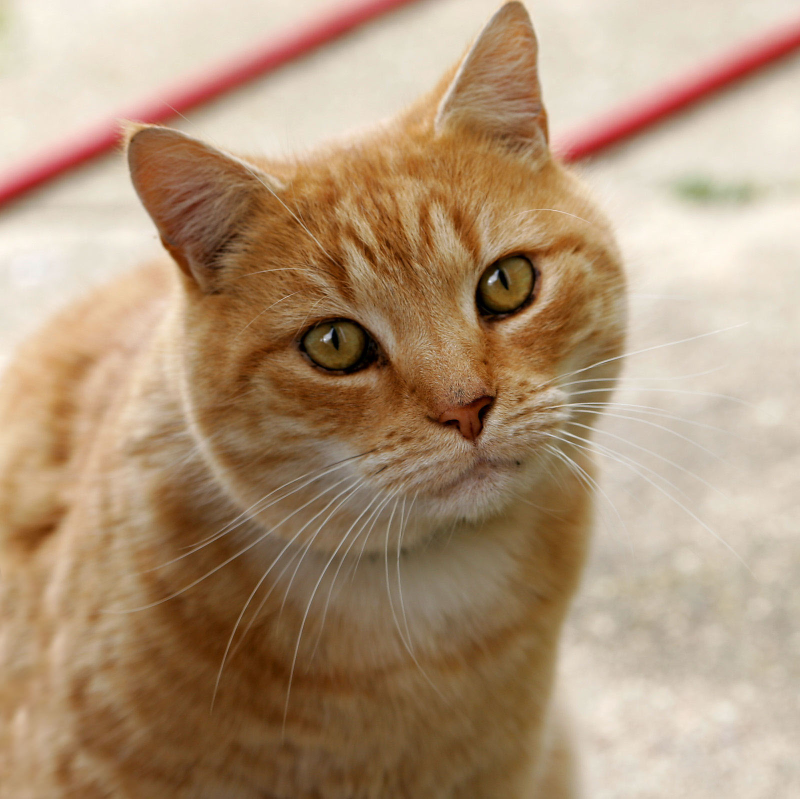
//> input picture images/Cat.jpg, 1600 x 1598 px (shown at 1/2 size)
$ ./odev7_7_dft2d   (built with g++ and OpenCV 4)
//> lines starting //> are read from the running program, lines starting //| are printed output that depends on the picture
### sinyal.hpp
// Ödev 7 - Sinyal işleme fonksiyonları (sadece başlık dosyası).
// Bu dosyayı programla AYNI klasöre koyun; ayrıca derlemenize gerek yoktur.
//
// İçindekiler:
//   Madde 1: fillSine()          : faz, genlik, frekans (ya da periyot) ile bir vektörü sinüs değerleriyle doldurur
//   Madde 2: addNoise()          : genliğe ve gürültü oranına göre vektöre rastgele gürültü ekler
//   Madde 3: gaussianFilter(), medianFilter() : tek boyutlu Gauss ve medyan filtre
//   Madde 4: dftHarmonics()      : DFT ile frekans uzayına geçip harmonik (genlik) vektörünü döndürür
//   Yardımcılar: addImpulseNoise(), idftReal(), plotSeries() (OpenCV ile grafik çizimi)

#pragma once

#include <opencv2/core.hpp>
#include <opencv2/imgproc.hpp>

#include <algorithm>
#include <cmath>
#include <complex>
#include <iomanip>
#include <random>
#include <sstream>
#include <stdexcept>
#include <string>
#include <vector>

namespace sinyal {

const double PI = 3.14159265358979323846;

inline bool isPowerOfTwo(size_t n) { return n > 0 && (n & (n - 1)) == 0; }

// ---------------------------------------------------------------------------------------------
// Madde 1: sinüs üretici
// v[n] = genlik * sin(2*pi*frekans*n/ornekleme + faz)
//   v           : doldurulacak vektör, boyutu 2'nin kuvveti olmalıdır
//   amplitude   : genlik
//   phaseRad    : faz (radyan)
//   frequencyHz : frekans (Hz)
//   sampleRateHz: örnekleme frekansı (Hz); vektörün her elemanı 1/sampleRateHz saniye aralıklı bir örnektir
// ---------------------------------------------------------------------------------------------
// [4 lines left out: function fillSine, not called in this run]

// Aynı işlev, periyot (örnek sayısı cinsinden) ile: periyot = 1 / frekans (frekans "örnek başına döngü")
inline void fillSineByPeriod(std::vector<double>& v, double amplitude, double phaseRad, double periodInSamples) {
    fillSine(v, amplitude, phaseRad, 1.0 / periodInSamples, 1.0);
}

// ---------------------------------------------------------------------------------------------
// Madde 2: gürültü ekleme
// Vektörün genliği (en büyük mutlak değer) A ise, her elemana  oran * A * u  eklenir;
// u, [-1, 1] aralığında düzgün dağılımlı rastgele bir sayıdır. Yani en büyük gürültü oran * A kadardır.
// ---------------------------------------------------------------------------------------------
// [129 lines left out: functions addNoise, addImpulseNoise, reflectIndex, gaussianFilter, medianFilter, dftComplex and 2 more, not called in this run]

// ---------------------------------------------------------------------------------------------
// Grafik çizimi (OpenCV ile; yazılar ASCII)
// ---------------------------------------------------------------------------------------------
struct Series {
    std::string name;
    std::vector<double> x;  // boşsa 0, 1, 2, ... indeksleri kullanılır
    std::vector<double> y;
    cv::Scalar color;
    bool line = true;
    bool dots = false;
    bool stems = false;  // 0 çizgisinden değere dikey çubuk
    int thickness = 1;
};

// [60 lines left out: functions fmt, plotSeries, not called in this run]

}  // namespace sinyal

### dft2d.hpp
// Ödev 7 (görev 7): 2 boyutlu DFT (sadece başlık dosyası).
// sinyal.hpp ile aynı klasörde olmalıdır.
//
// 2 boyutlu DFT, tanımı gereği AYRILABİLİR: önce her satırın tek boyutlu DFT'si alınır, sonra çıkan sonucun
// her sütununun tek boyutlu DFT'si alınır.
//   X[v][u] = sum_y sum_x f[y][x] * exp(-j*2*pi*(u*x/W + v*y/H))
//   u: yatay frekans (sütun), v: dikey frekans (satır)
// Resmin en ve boyu 2'nin kuvveti olmalıdır (vektörlerdeki koşulla aynı).

#pragma once

#include "sinyal.hpp"

#include <opencv2/core.hpp>

namespace sinyal {

struct Spectrum2D {
    int H = 0, W = 0;
    std::vector<std::complex<double>> X;  // X[v * W + u]
};

// Karmaşık 2 boyutlu DFT (doğrudan tanım, her eksen için O(N^2); sin/cos tabloları bir kere hesaplanır)
inline Spectrum2D dft2dComplex(const cv::Mat& img) {
    if (img.channels() != 1) throw std::invalid_argument("tek kanalli (gri) resim gerekli");
    const int H = img.rows, W = img.cols;
    if (!isPowerOfTwo(static_cast<size_t>(H)) || !isPowerOfTwo(static_cast<size_t>(W))) throw std::invalid_argument("resmin eni ve boyu 2'nin kuvveti olmali");

    cv::Mat f;
    img.convertTo(f, CV_64F);

    std::vector<double> cosW(W), sinW(W), cosH(H), sinH(H);
    for (int m = 0; m < W; ++m) {
        cosW[m] = std::cos(2.0 * PI * m / W);
        sinW[m] = std::sin(2.0 * PI * m / W);
    }
    for (int m = 0; m < H; ++m) {
        cosH[m] = std::cos(2.0 * PI * m / H);
        sinH[m] = std::sin(2.0 * PI * m / H);
    }

    // Adım 1: her satırın DFT'si (girdi gerçek sayı)
    std::vector<double> re1(static_cast<size_t>(H) * W), im1(static_cast<size_t>(H) * W);
    for (int y = 0; y < H; ++y) {
        const double* row = f.ptr<double>(y);
        for (int u = 0; u < W; ++u) {
            double sr = 0.0, si = 0.0;
            for (int x = 0; x < W; ++x) {
                const int idx = (u * x) % W;
                sr += row[x] * cosW[idx];
                si -= row[x] * sinW[idx];
            }
            re1[static_cast<size_t>(y) * W + u] = sr;
            im1[static_cast<size_t>(y) * W + u] = si;
        }
    }

    // Adım 2: Adım 1 sonucunun her sütununun DFT'si (girdi karmaşık sayı)
    Spectrum2D S;
    S.H = H;
    S.W = W;
    S.X.assign(static_cast<size_t>(H) * W, std::complex<double>(0.0, 0.0));
    std::vector<double> colRe(H), colIm(H);
    for (int u = 0; u < W; ++u) {
        for (int y = 0; y < H; ++y) {
            colRe[y] = re1[static_cast<size_t>(y) * W + u];
            colIm[y] = im1[static_cast<size_t>(y) * W + u];
        }
        for (int v = 0; v < H; ++v) {
            double sr = 0.0, si = 0.0;
            for (int y = 0; y < H; ++y) {
                const int idx = (v * y) % H;
                const double c = cosH[idx], s = sinH[idx];
                sr += colRe[y] * c + colIm[y] * s;  // (a + jb)(c - js) gerçel kısmı
                si += colIm[y] * c - colRe[y] * s;  // (a + jb)(c - js) sanal kısmı
            }
            S.X[static_cast<size_t>(v) * W + u] = std::complex<double>(sr, si);
        }
    }
    return S;
}

// Ters 2 boyutlu DFT (doğrulama için): f[y][x] = (1/(H*W)) * sum_v sum_u X[v][u] * exp(+j*2*pi*(u*x/W + v*y/H))
inline cv::Mat idft2dReal(const Spectrum2D& S) {
    const int H = S.H, W = S.W;
    std::vector<double> cosW(W), sinW(W), cosH(H), sinH(H);
    for (int m = 0; m < W; ++m) {
        cosW[m] = std::cos(2.0 * PI * m / W);
        sinW[m] = std::sin(2.0 * PI * m / W);
    }
    for (int m = 0; m < H; ++m) {
        cosH[m] = std::cos(2.0 * PI * m / H);
        sinH[m] = std::sin(2.0 * PI * m / H);
    }
    // sütunlar boyunca ters DFT
    std::vector<double> re2(static_cast<size_t>(H) * W), im2(static_cast<size_t>(H) * W);
    for (int u = 0; u < W; ++u) {
        for (int y = 0; y < H; ++y) {
            double sr = 0.0, si = 0.0;
            for (int v = 0; v < H; ++v) {
                const int idx = (v * y) % H;
                const std::complex<double>& z = S.X[static_cast<size_t>(v) * W + u];
                sr += z.real() * cosH[idx] - z.imag() * sinH[idx];
                si += z.real() * sinH[idx] + z.imag() * cosH[idx];
            }
            re2[static_cast<size_t>(y) * W + u] = sr;
            im2[static_cast<size_t>(y) * W + u] = si;
        }
    }
    // satırlar boyunca ters DFT (sadece gerçel kısım gerekir)
    cv::Mat out(H, W, CV_64F);
    for (int y = 0; y < H; ++y) {
        double* row = out.ptr<double>(y);
        for (int x = 0; x < W; ++x) {
            double s = 0.0;
            for (int u = 0; u < W; ++u) {
                const int idx = (u * x) % W;
                s += re2[static_cast<size_t>(y) * W + u] * cosW[idx] - im2[static_cast<size_t>(y) * W + u] * sinW[idx];
            }
            row[x] = s / (static_cast<double>(H) * W);
        }
    }
    return out;
}

// Spektrumdan harmonik matrisi: H x W, CV_64F.
//   Her hücre, o frekanstaki sinüsün GENLİĞİNİ verir (tek boyutlu dftHarmonics ile aynı anlam):
//     DC (0,0) ve kendi eşleniği olan hücreler (u ve v, 0 ya da yarım boyut): |X| / (H*W)
//     diğer hücreler: 2 * |X| / (H*W); eşlenik hücre (-u, -v) aynı değeri taşır.
//   DC hücresi resmin ortalama parlaklığıdır.
// phaseOut verilirse her hücrenin DFT fazı (radyan) da döndürülür.
inline cv::Mat harmonicsFromSpectrum(const Spectrum2D& S, cv::Mat* phaseOut = nullptr) {
    const int H = S.H, W = S.W;
    cv::Mat amp(H, W, CV_64F);
    if (phaseOut) phaseOut->create(H, W, CV_64F);
    for (int v = 0; v < H; ++v) {
        for (int u = 0; u < W; ++u) {
            const std::complex<double>& z = S.X[static_cast<size_t>(v) * W + u];
            const double mag = std::abs(z) / (static_cast<double>(H) * W);
            const bool selfConj = (u == 0 || u == W / 2) && (v == 0 || v == H / 2);
            amp.at<double>(v, u) = selfConj ? mag : 2.0 * mag;
            if (phaseOut) phaseOut->at<double>(v, u) = std::arg(z);
        }
    }
    return amp;
}

// 2 boyutlu DFT fonksiyonu: bir resmi alır, harmonik matrisini (frekans uzayı genlikleri) döndürür.
inline cv::Mat dft2dHarmonics(const cv::Mat& img, cv::Mat* phaseOut = nullptr) { return harmonicsFromSpectrum(dft2dComplex(img), phaseOut); }

// Gösterim: sıfır frekans (DC) merkeze kaydırılır, genlikler logaritmik ölçekle 0..255'e getirilir.
// DC hücresi diğerlerinden çok büyük olduğu için ölçek, DC dışındaki en büyük genliğe göre belirlenir.
inline cv::Mat spectrumToImage(const cv::Mat& amp) {
    const int H = amp.rows, W = amp.cols;
    double maxRef = 0.0;
    for (int v = 0; v < H; ++v)
        for (int u = 0; u < W; ++u)
            if (!(u == 0 && v == 0)) maxRef = std::max(maxRef, amp.at<double>(v, u));
    cv::Mat img(H, W, CV_8UC1);
    const double denom = std::log(1.0 + maxRef);
    for (int v = 0; v < H; ++v) {
        for (int u = 0; u < W; ++u) {
            const double val = denom > 0 ? std::log(1.0 + amp.at<double>(v, u)) / denom : 0.0;
            img.at<uchar>((v + H / 2) % H, (u + W / 2) % W) = cv::saturate_cast<uchar>(val * 255.0);
        }
    }
    return img;
}

struct SpecPeak {
    int fu, fv;  // merkezli frekans koordinatları (negatif olabilir)
    double amp;
};

// DC dışındaki en güçlü count tepeyi döndürür; eşlenik çiftlerden yalnızca biri listelenir
inline std::vector<SpecPeak> topPeaks(const cv::Mat& amp, int count) {
    const int H = amp.rows, W = amp.cols;
    std::vector<SpecPeak> all;
    for (int v = 0; v < H; ++v) {
        for (int u = 0; u < W; ++u) {
            if (u == 0 && v == 0) continue;
            const int fu = (u <= W / 2) ? u : u - W, fv = (v <= H / 2) ? v : v - H;
            const bool representative = (fv > 0) || (fv == 0 && fu > 0);
            const bool nyquistSelf = (u == W / 2 || u == 0) && (v == H / 2 || v == 0);  // kendi eşleniği
            if (representative || nyquistSelf) all.push_back({fu, fv, amp.at<double>(v, u)});
        }
    }
    std::sort(all.begin(), all.end(), [](const SpecPeak& a, const SpecPeak& b) { return a.amp > b.amp; });
    if (static_cast<int>(all.size()) > count) all.resize(count);
    return all;
}

}  // namespace sinyal

### odev7_7_dft2d.cpp
// Ödev 7 - Görev 7: 2 boyutlu DFT. Fonksiyon bir resmi alır ve harmonik matrisini döndürür.
//
// Test, kendi harmoniklerini bildiğimiz sentetik desenlerle ve gerçek bir resimle yapılır:
//   A) dikey çizgiler (u = 10, v = 0):     iki tepe beklenir: (+10, 0) ve eşleniği (-10, 0), genlik 100
//   B) çapraz çizgiler (u = 8, v = 16):    tepe (+8, +16) ve eşleniği, genlik 100
//   C) iki frekansın toplamı:              (10, 0) genlik 60 ve (0, 24) genlik 30
//   D) beyaz dikdörtgen (64 x 32):         keskin kenarlı bir şeklin spektrumu (sinc benzeri yapı)
//   E) gerçek resim (256 x 256'ya küçültülmüş): doğal bir resmin spektrumu
// Her test için: ters DFT ile geri dönüşüm hatası, Parseval enerji kontrolü, en güçlü harmonikler,
// DC genliği (ortalama parlaklık), düşük frekanslardaki enerji oranı ve çalışma süresi yazılır.
// Her desen için [resim | log spektrum (sıfır frekans ortada)] görüntüsü kaydedilir.
//
// Kullanım: ./dft2d [cikti_dizini] [gercek_resim_yolu=images/Cat.jpg]
// Derleme:  g++ -O2 odev7_7_dft2d.cpp -o dft2d.exe -std=c++17 $(pkg-config --cflags --libs opencv5)
// (sinyal.hpp ve dft2d.hpp bu dosyayla aynı klasörde olmalıdır)

#include "dft2d.hpp"

#include <opencv2/imgcodecs.hpp>

#include <chrono>
#include <filesystem>
#include <iomanip>
#include <iostream>
#include <string>
#include <vector>

namespace fsys = std::filesystem;

struct Component {
    int u0, v0;
    double amp;
};

static cv::Mat makePattern(int N, const std::vector<Component>& comps) {
    cv::Mat img(N, N, CV_8UC1);
    for (int y = 0; y < N; ++y)
        for (int x = 0; x < N; ++x) {
            double v = 128.0;
            for (const Component& c : comps) v += c.amp * std::cos(2.0 * sinyal::PI * (c.u0 * x + c.v0 * y) / N);
            img.at<uchar>(y, x) = cv::saturate_cast<uchar>(v);
        }
    return img;
}

static cv::Mat makeRect(int N, int w, int h) {
    cv::Mat img = cv::Mat::zeros(N, N, CV_8UC1);
    for (int y = (N - h) / 2; y < (N + h) / 2; ++y)
        for (int x = (N - w) / 2; x < (N + w) / 2; ++x) img.at<uchar>(y, x) = 255;
    return img;
}

static void analyse(const std::string& name, const std::string& file, const cv::Mat& img, const std::vector<Component>* expected, const fsys::path& outDir) {
    std::cout << "---- " << name << " (" << img.cols << "x" << img.rows << ") ----\n";
    const auto t0 = std::chrono::steady_clock::now();
    const sinyal::Spectrum2D S = sinyal::dft2dComplex(img);
    const auto t1 = std::chrono::steady_clock::now();
    const cv::Mat amp = sinyal::harmonicsFromSpectrum(S);
    std::cout << std::fixed << std::setprecision(4);
    std::cout << "  Sure (2 boyutlu DFT): " << std::setprecision(1) << std::chrono::duration<double, std::milli>(t1 - t0).count() << " ms\n" << std::setprecision(4);

    // Dogrulamalar
    const cv::Mat back = sinyal::idft2dReal(S);
    double maxErr = 0.0;
    cv::Mat f64;
    img.convertTo(f64, CV_64F);
    for (int y = 0; y < img.rows; ++y)
        for (int x = 0; x < img.cols; ++x) maxErr = std::max(maxErr, std::fabs(back.at<double>(y, x) - f64.at<double>(y, x)));
    double eSpace = 0.0, eFreq = 0.0;
    for (int y = 0; y < img.rows; ++y)
        for (int x = 0; x < img.cols; ++x) eSpace += f64.at<double>(y, x) * f64.at<double>(y, x);
    for (const auto& z : S.X) eFreq += std::norm(z);
    eFreq /= static_cast<double>(img.rows) * img.cols;
    std::cout << "  Ters DFT ile geri donusum: en buyuk fark = " << std::scientific << maxErr << std::fixed << "\n";
    std::cout << "  Parseval: sum|f|^2 = " << std::setprecision(1) << eSpace << ", sum|X|^2/(H*W) = " << eFreq << std::setprecision(4) << " (esit olmali)\n";
    std::cout << "  DC genligi = " << amp.at<double>(0, 0) << " (resmin ortalama parlakligi: " << cv::mean(img)[0] << ")\n";

    // Dusuk frekans enerji orani (|fu| <= 16 ve |fv| <= 16, DC haric)
    double eLow = 0.0, eAll = 0.0;
    for (int v = 0; v < S.H; ++v)
        for (int u = 0; u < S.W; ++u) {
            if (u == 0 && v == 0) continue;
            const double e = std::norm(S.X[static_cast<size_t>(v) * S.W + u]);
            eAll += e;
            const int fu = (u <= S.W / 2) ? u : u - S.W, fv = (v <= S.H / 2) ? v : v - S.H;
            if (std::abs(fu) <= 16 && std::abs(fv) <= 16) eLow += e;
        }
    std::cout << "  Enerjinin (DC haric) |fu|,|fv| <= 16 dusuk frekans bolgesindeki orani = " << std::setprecision(2) << 100.0 * eLow / eAll << " %\n" << std::setprecision(4);

    std::cout << "  En guclu 4 harmonik (DC haric, eslenik ciftlerden biri; genlik = sinus genligi):";
    for (const sinyal::SpecPeak& p : sinyal::topPeaks(amp, 4)) std::cout << " (fu=" << p.fu << ", fv=" << p.fv << ", " << std::setprecision(3) << p.amp << ")" << std::setprecision(4);
    std::cout << "\n";
    if (expected) {
        std::cout << "  Beklenen:";
        for (const Component& c : *expected) std::cout << " (fu=" << c.u0 << ", fv=" << c.v0 << ", " << c.amp << ")";
        std::cout << "\n";
    }

    // Gorsel: [resim | log spektrum], her biri 2 kat buyutulmus
    cv::Mat left, right, both;
    cv::resize(img, left, cv::Size(), 2.0, 2.0, cv::INTER_NEAREST);
    cv::resize(sinyal::spectrumToImage(amp), right, cv::Size(), 2.0, 2.0, cv::INTER_NEAREST);
    cv::Mat l3, r3;
    cv::cvtColor(left, l3, cv::COLOR_GRAY2BGR);
    cv::cvtColor(right, r3, cv::COLOR_GRAY2BGR);
    cv::putText(l3, "goruntu", cv::Point(8, 22), cv::FONT_HERSHEY_SIMPLEX, 0.6, cv::Scalar(0, 255, 255), 1, cv::LINE_AA);
    cv::putText(r3, "log spektrum (DC ortada)", cv::Point(8, 22), cv::FONT_HERSHEY_SIMPLEX, 0.6, cv::Scalar(0, 255, 255), 1, cv::LINE_AA);
    cv::hconcat(std::vector<cv::Mat>{l3, r3}, both);
    cv::imwrite((outDir / file).string(), both);
    std::cout << "\n";
}

int main(int argc, char** argv) {
    const fsys::path outDir = (argc >= 2) ? fsys::path(argv[1]) : fsys::path("cikti_dft2d");
    const std::string realPath = (argc >= 3) ? argv[2] : "images/Cat.jpg";
    fsys::create_directories(outDir);
    const int N = 256;

    std::cout << "2 BOYUTLU DFT (harmonik matrisi; hucre (fu, fv) = o frekanstaki sinusun genligi, fu: yatay, fv: dikey frekans)\n\n";

    const std::vector<Component> a = {{10, 0, 100.0}};
    analyse("A) dikey cizgiler", "7_a_dikey_cizgiler.png", makePattern(N, a), &a, outDir);
    const std::vector<Component> b = {{8, 16, 100.0}};
    analyse("B) capraz cizgiler", "7_b_capraz_cizgiler.png", makePattern(N, b), &b, outDir);
    const std::vector<Component> c = {{10, 0, 60.0}, {0, 24, 30.0}};
    analyse("C) iki frekansin toplami", "7_c_iki_frekans.png", makePattern(N, c), &c, outDir);
    analyse("D) beyaz dikdortgen 64x32", "7_d_dikdortgen.png", makeRect(N, 64, 32), nullptr, outDir);

    cv::Mat real = cv::imread(realPath, cv::IMREAD_GRAYSCALE);
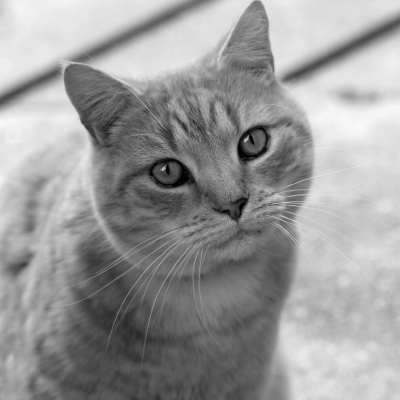
//> real: 1598 rows x 1600 cols, CV_8UC1 (shown at 1/4 size); min 0, max 250, mean 153.7
    if (real.empty()) {
        std::cout << "(gercek resim okunamadi: " << realPath << ", E testi atlandi)\n";
    } else {
        cv::Mat small;
        cv::resize(real, small, cv::Size(N, N), 0, 0, cv::INTER_AREA);
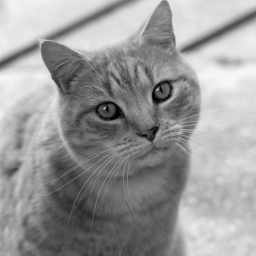
//> small: 256 rows x 256 cols, CV_8UC1; min 0, max 248, mean 153.7
        analyse("E) gercek resim (" + realPath + ", 256x256'ya kucultuldu)", "7_e_gercek_resim.png", small, nullptr, outDir);
//| ---- E) gercek resim (images/Cat.jpg, 256x256'ya kucultuldu) (256x256) ----
//> after the loop in analyse (call 5), `for (int y = 0; y < img.rows; ++y)`: maxErr = 4.58e-12
//> the loop in analyse (call 5), `for (int y = 0; y < img.rows; ++y)` made 256 passes
//> eSpace on passes 1 to 3: 12241400, 24375087, 36415340
//> after the loop in analyse (call 5), `for (int y = 0; y < img.rows; ++y)`: eSpace = 1.75e+09
//> the loop in analyse (call 5), `for (const auto& z : S.X) eFreq += std::norm(z);` made 65536 passes
//> eFreq on passes 1 to 3: 1.02e+14, 1.04e+14, 1.04e+14
//> after the loop in analyse (call 5), `for (const auto& z : S.X) eFreq += std::norm(z);`: eFreq = 1.15e+14
//> in analyse (call 5), `eFreq /= static_cast<double>(img.rows) * img.cols;`: eFreq = 1.75e+09
//|   Ters DFT ile geri donusum: en buyuk fark = 4.5759e-12
//|   Parseval: sum|f|^2 = 1754716079.0, sum|X|^2/(H*W) = 1754716079.0 (esit olmali)
//|   DC genligi = 153.7456 (resmin ortalama parlakligi: 153.7456)
//> the loop in analyse (call 5), `for (int v = 0; v < S.H; ++v)` made 256 passes
//> (eAll, eLow) on passes 1 to 3: (5.99e+12, 5.98e+12), (7.11e+12, 7.09e+12), (7.92e+12, 7.89e+12)
//> after the loop in analyse (call 5), `for (int v = 0; v < S.H; ++v)`: eAll = 1.35e+13; eLow = 1.28e+13
//|   Enerjinin (DC haric) |fu|,|fv| <= 16 dusuk frekans bolgesindeki orani = 95.13 %
//> the loop in analyse (call 5), `for (const sinyal::SpecPeak& p : sinyal::topPeaks(amp, 4)) std::cout <..` made 4 passes
//|  (fu=1, fv=0, 49.623) (fu=0, fv=1, 23.436) (fu=1, fv=1, 16.615) (fu=-1, fv=2, 14.973)
//> after the loop in spectrumToImage (call 5), `for (int v = 0; v < H; ++v)`: maxRef = 49.62
//> in spectrumToImage (call 5), `const double denom = std::log(1.0 + maxRef);`: denom = 3.92
//> after the loop in spectrumToImage (call 5), `for (int v = 0; v < H; ++v)`:
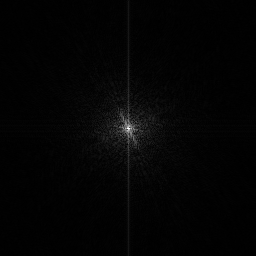
//> img: 256 rows x 256 cols, CV_8UC1; min 0, max 255, mean 3.8
//> in analyse (call 5), `cv::putText(l3, "goruntu", cv::Point(8, 22), cv::FONT_HERSHEY_SIMPLEX,..`:
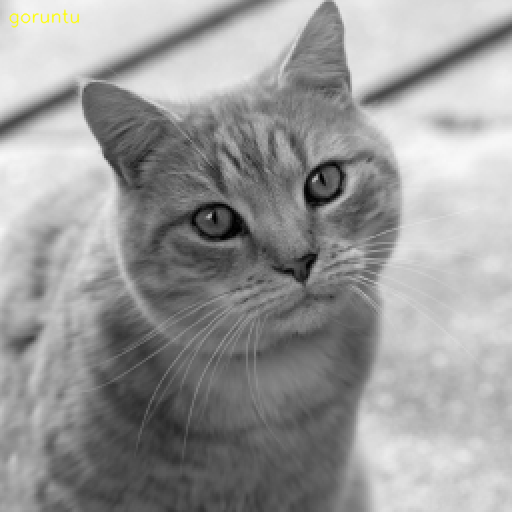
//> l3: 512 rows x 512 cols, CV_8UC3; mean B, G, R 153.6, 153.8, 153.8
//> in analyse (call 5), `cv::putText(r3, "log spektrum (DC ortada)", cv::Point(8, 22), cv::FONT..`:
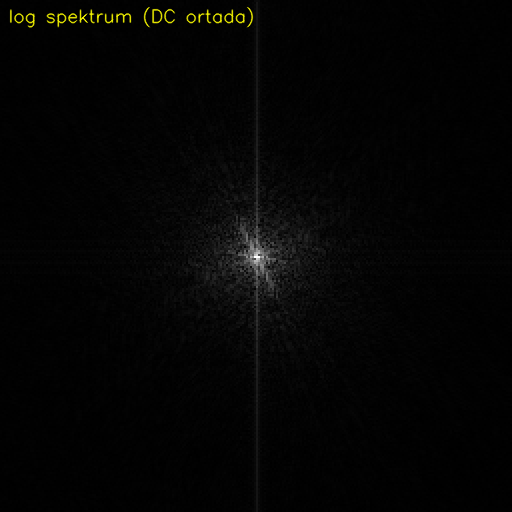
//> r3: 512 rows x 512 cols, CV_8UC3; mean B, G, R 3.8, 4.4, 4.4
//> in analyse (call 5), `cv::hconcat(std::vector<cv::Mat>{l3, r3}, both);`:
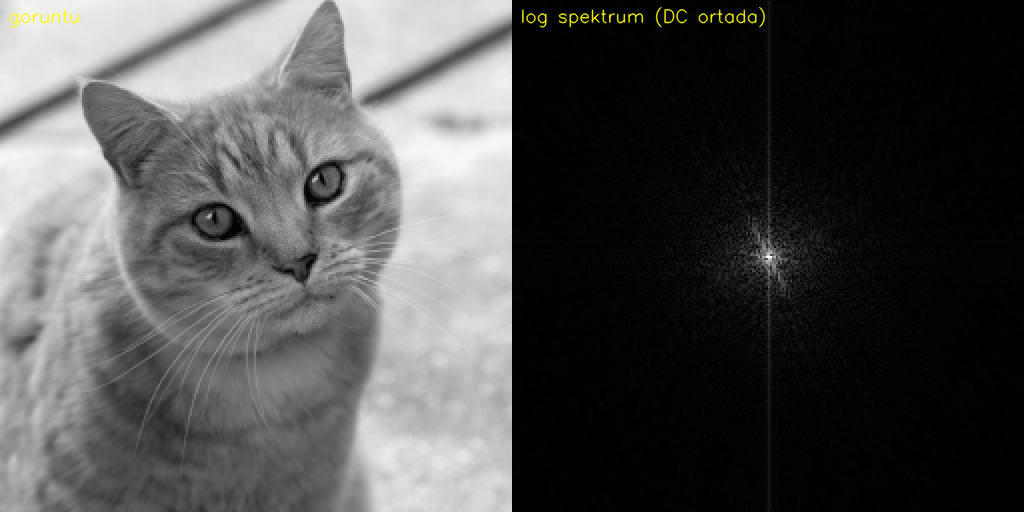
//> both: 512 rows x 1024 cols, CV_8UC3; mean B, G, R 78.7, 79.1, 79.1
    }

    std::cout << "Kaydedilenler (" << outDir.string() << "):\n"
              << "  7_a_dikey_cizgiler.png, 7_b_capraz_cizgiler.png, 7_c_iki_frekans.png, 7_d_dikdortgen.png, 7_e_gercek_resim.png\n"
              << "  (her biri: solda resim, sagda log spektrum; spektrumda sifir frekans ortada)\n";
    return 0;
}
